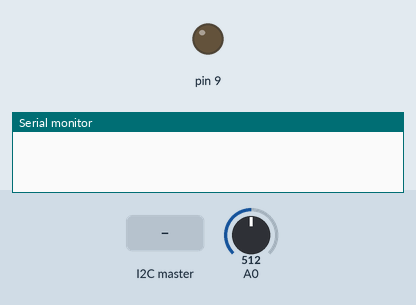
A sketch run on a simulated Arduino Uno, built with avr-gcc and run on an emulated ATmega328P. Shown: output pins drawn as LEDs (lit = HIGH), the last lines printed to the serial monitor. The test bench sets the inputs (shaded band); at power-on: A0 = 512.

Above: at 1.2 s.
1.3 s: the I2C master sends the byte 1
At 1.9 s:
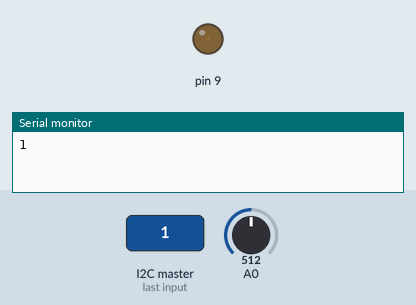
2.8 s: the I2C master sends the byte 90
At 3.2 s:
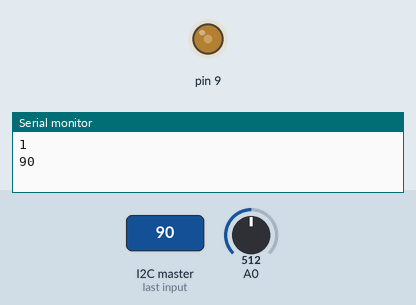
4.3 s: the I2C master sends the byte 200
At 5.6 s:
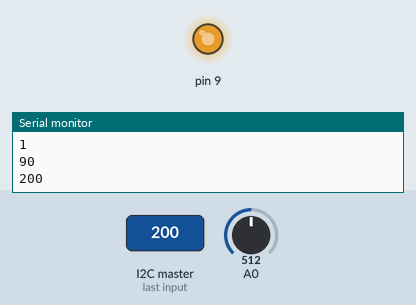
Timing chart, 0 to 7.3 s (numbered marks = the images above; inputs shaded):
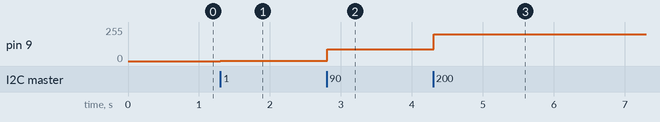

The sketch:

file32.ino
```cpp
#include <Wire.h>

int x;
int value = 0;

void setup() {
  Wire.begin(8);                // join i2c bus with address #8
  Wire.onRequest(requestEvent); // register event
  Wire.onReceive(receiveEvent); // register event
  Serial.begin(9600);    // start serial for output

  pinMode(9, OUTPUT);
}
void loop() {
  delay(100);
  analogWrite(9, x);

  int t = analogRead(A0);        //Read from A0 & Save to value
  value = map(t, 0, 1023, 0, 255);

}

// function that executes whenever data is received from master
void receiveEvent() {
  while (1 < Wire.available()) { // loop through all but the last
    char c = Wire.read();       // receive byte as a character
    Serial.print(c);         // print the character
  }
  x = Wire.read();    // receive byte as an integer
  Serial.println(x);         // print the integer
}

// function that executes whenever data is requested by master
void requestEvent() {
  Wire.write(value); // respond with message of 1 byte
  // as expected by master
}
```

Measured:
- after the input at 1.3 s, pin 9: 0/255 → 1/255 at once
- after the input at 2.8 s, pin 9: 1/255 → 90/255 at once
- after the input at 4.3 s, pin 9: 90/255 → 200/255 at once
